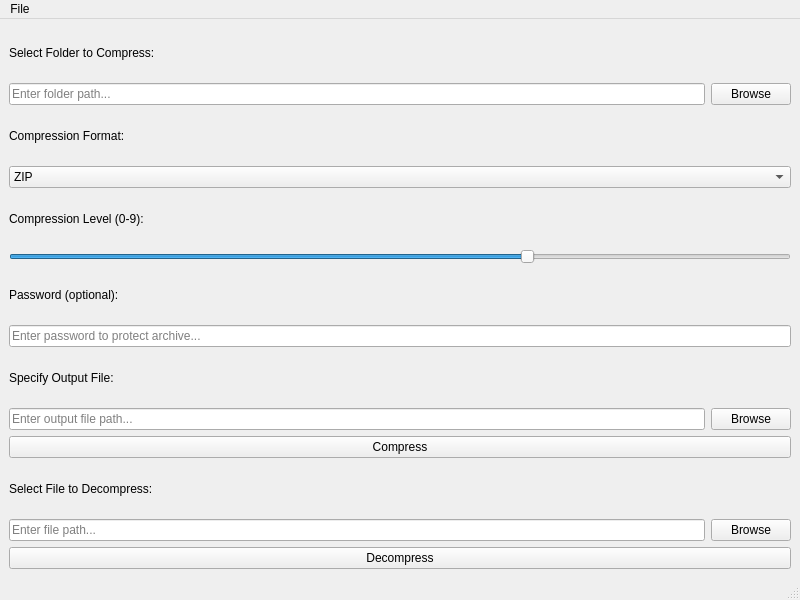
<?xml version="1.0" encoding="UTF-8"?>
<ui version="4.0">
 <class>CompressDecompress</class>
 <widget class="QMainWindow" name="CompressDecompress">
  <property name="geometry">
   <rect>
    <x>0</x>
    <y>0</y>
    <width>800</width>
    <height>600</height>
   </rect>
  </property>
  <property name="windowTitle">
   <string>Compress and Decompress</string>
  </property>
  <widget class="QWidget" name="centralwidget">
   <layout class="QVBoxLayout" name="verticalLayout">
    <item>
     <widget class="QLabel" name="labelFolder">
      <property name="text">
       <string>Select Folder to Compress:</string>
      </property>
     </widget>
    </item>
    <item>
     <layout class="QHBoxLayout" name="folderLayout">
      <item>
       <widget class="QLineEdit" name="lineEditFolder">
        <property name="placeholderText">
         <string>Enter folder path...</string>
        </property>
       </widget>
      </item>
      <item>
       <widget class="QPushButton" name="buttonBrowseFolder">
        <property name="text">
         <string>Browse</string>
        </property>
       </widget>
      </item>
     </layout>
    </item>
    <item>
     <widget class="QLabel" name="labelFormat">
      <property name="text">
       <string>Compression Format:</string>
      </property>
     </widget>
    </item>
    <item>
     <widget class="QComboBox" name="comboFormat">
      <item>
       <property name="text">
        <string>ZIP</string>
       </property>
      </item>
      <item>
       <property name="text">
        <string>7Z</string>
       </property>
      </item>
      <item>
       <property name="text">
        <string>TAR.GZ</string>
       </property>
      </item>
      <item>
       <property name="text">
        <string>TAR.BZ2</string>
       </property>
      </item>
     </widget>
    </item>
    <item>
     <widget class="QLabel" name="labelCompLevel">
      <property name="text">
       <string>Compression Level (0-9):</string>
      </property>
     </widget>
    </item>
    <item>
     <widget class="QSlider" name="sliderCompLevel">
      <property name="orientation">
       <enum>Qt::Horizontal</enum>
      </property>
      <property name="minimum">
       <number>0</number>
      </property>
      <property name="maximum">
       <number>9</number>
      </property>
      <property name="value">
       <number>6</number>
      </property>
     </widget>
    </item>
    <item>
     <widget class="QLabel" name="labelPassword">
      <property name="text">
       <string>Password (optional):</string>
      </property>
     </widget>
    </item>
    <item>
     <widget class="QLineEdit" name="lineEditPassword">
      <property name="echoMode">
       <enum>QLineEdit::Password</enum>
      </property>
      <property name="placeholderText">
       <string>Enter password to protect archive...</string>
      </property>
     </widget>
    </item>
    <item>
     <widget class="QLabel" name="labelOutput">
      <property name="text">
       <string>Specify Output File:</string>
      </property>
     </widget>
    </item>
    <item>
     <layout class="QHBoxLayout" name="outputLayout">
      <item>
       <widget class="QLineEdit" name="lineEditOutput">
        <property name="placeholderText">
         <string>Enter output file path...</string>
        </property>
       </widget>
      </item>
      <item>
       <widget class="QPushButton" name="buttonBrowseOutput">
        <property name="text">
         <string>Browse</string>
        </property>
       </widget>
      </item>
     </layout>
    </item>
    <item>
     <widget class="QPushButton" name="buttonCompress">
      <property name="text">
       <string>Compress</string>
      </property>
     </widget>
    </item>
    <item>
     <widget class="QLabel" name="labelDecompress">
      <property name="text">
       <string>Select File to Decompress:</string>
      </property>
     </widget>
    </item>
    <item>
     <layout class="QHBoxLayout" name="decompressLayout">
      <item>
       <widget class="QLineEdit" name="lineEditDecompress">
        <property name="placeholderText">
         <string>Enter file path...</string>
        </property>
       </widget>
      </item>
      <item>
       <widget class="QPushButton" name="buttonBrowseDecompress">
        <property name="text">
         <string>Browse</string>
        </property>
       </widget>
      </item>
     </layout>
    </item>
    <item>
     <widget class="QPushButton" name="buttonDecompress">
      <property name="text">
       <string>Decompress</string>
      </property>
     </widget>
    </item>
   </layout>
  </widget>
  <widget class="QMenuBar" name="menubar">
   <property name="geometry">
    <rect>
     <x>0</x>
     <y>0</y>
     <width>800</width>
     <height>21</height>
    </rect>
   </property>
   <widget class="QMenu" name="menuFile">
    <property name="title">
     <string>File</string>
    </property>
    <addaction name="actionExit"/>
   </widget>
   <addaction name="menuFile"/>
  </widget>
  <widget class="QStatusBar" name="statusbar"/>
  <action name="actionExit">
   <property name="text">
    <string>Exit</string>
   </property>
   <property name="shortcut">
    <string>Ctrl+Q</string>
   </property>
  </action>
 </widget>
 <resources/>
 <connections/>
</ui>
